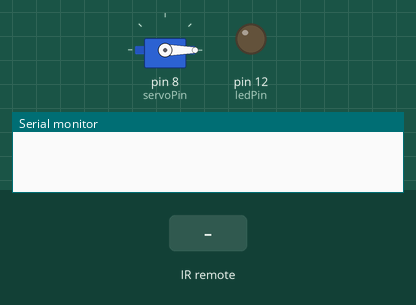
The sketch below on a simulated Arduino Uno, built with avr-gcc and run on an emulated ATmega328P. On the bench: servo, output pins drawn as LEDs (lit = HIGH), the last lines printed to the serial monitor. Inputs (shaded band) come from the test bench.

Above: at 1.2 s.
1.3 s: infrared code 0xF708FF00 received
At 2.3 s:
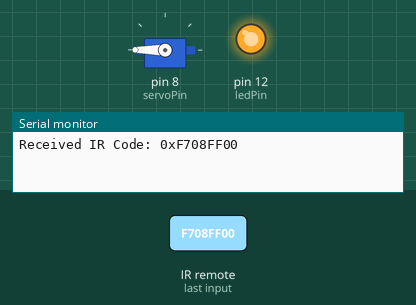
Timing chart, 0 to 4.3 s (numbered marks = the images above; inputs shaded):
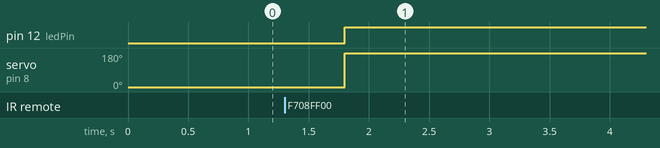

Measured:
- after the input at 1.3 s, pin 12 (ledPin): LOW → HIGH after 0.50 s; servo on pin 8 (servoPin): 0° → 180° after 0.50 s

The sketch:

IRRemote.ino
```cpp
/*========================================================================
  - Đây là chương trình điều khiển động cơ từ xa
  - Thông qua việc điều khiển qua IR remote, đọc tín hiệu và giả trị
    Sau đó phân tích liệu tín hiệu đọc được có trùng khớp thì quay động cơ.
========================================================================*/
#include <Servo.h>
#include <IRremote.hpp>

//khai báo servo
Servo myServo; //tạo biến tham chiếu/nói về/refer đến cái động cơ

int servoPin = 8; //chân 8 sẽ dẩy diện ra để ta điều khiển motor
int ptmValue = 0;
int ptmPin = A0;


int ledPin = 12;
const int RECV_PIN = 11; // Chân kết nối cảm biến IR
IRrecv irrecv(RECV_PIN);

void setup() {
  pinMode(servoPin, OUTPUT); //ta chủ động đẩy điện ra chân này
  myServo.attach(servoPin);//gắn động cơ chơi với chân 8
  myServo.write(0);;

  pinMode(ledPin, OUTPUT);
  Serial.begin(9600);
  irrecv.enableIRIn(); // Khởi động cảm biến IR
}

void loop() {
  if (irrecv.decode()) {
    delay(500);
    if (irrecv.decode()) {
      // In mã nhận được lên cổng Serial
      Serial.print("Received IR Code: 0x");
      Serial.println(irrecv.decodedIRData.decodedRawData, HEX);

      // Kiểm tra có nhấn nút POWER hay không
      if (irrecv.decodedIRData.decodedRawData == 0xF708FF00) {
        digitalWrite(ledPin, HIGH); // Bật đèn LED
        myServo.write(180);
        //delay(100);
      }
      else {
        myServo.write(0);
        //delay(100);
        digitalWrite(ledPin, LOW); // Tắt đèn LED
      }
      delay(1000);
      //while(irrecv.decode());
      irrecv.resume(); // Tiếp tục chờ lệnh IR mới

    }
  }
	// ptmValue = analogRead(ptmPin); //tui muốn value chân A0
  // 									//0..1023 đó
  // Servo nó lại chỉ chơi với biên độ 0..180
  // ptmValue dựa trên tay vặn của ta có biên độ 0...1023
  // lí thuyết ta phải vặn 1 đoạn nào đó thì mới ứng được 1 dộ Servo
  // Arduino cung cấp cho 1 món đồ, hàm toán học map 2 tập này
  // int servoPos = map(ptmValue, 0, 1023, 0 , 180);
	// //servoPos lúc này sẽ là từ 0...180 rồi
  // myServo.write(servoPos);
  // delay(100);
}

//https://github.com/Arduino-IRremote/Arduino-IRremote#examples-for-this-library
//https://github.com/Arduino-IRremote/Arduino-IRremote#converting-your-2x-program-to-the-4x-version
```
